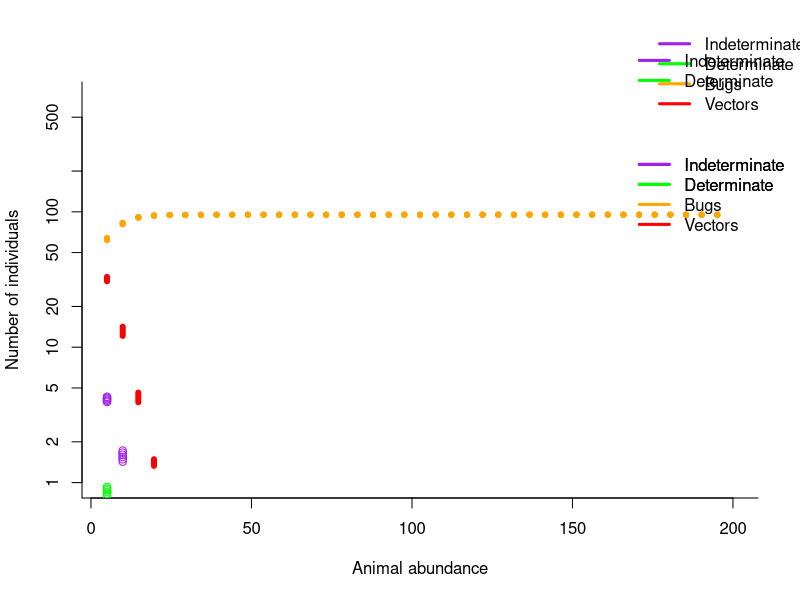

R code for this plot:
require(deSolve)

require (scatterplot3d)


#Parameters, probabilities and rates **All rates are annual
################################################################################
#B=uninfected triatomine bugs
#V= Trypanosoma cruzi-infected triatomine bugs (vectors)
#Ia= humans in the acute phase of Chagas disease
#Ii=humans in the chronic indeterminate phase of Chagas disease
#Id=humans in the chronic determinate phase of Chagas disease
#IR= animals, some of which are competent T. cruzi hosts
#Rfv = relative fitness of infected triatomines
#K= triatomine carrying capacity
#r = triatomine birth rate
#mu = triatomine death rate  
#muP= increase in death rate due to vector control 
#mu.R=animal death rate
#muN= background human mortality rate
#Beta.iab = rate of triatomine-host contact*probability of transmission from Ia-B
#Beta.iib = rate of triatomine-host contact*probability of transmission from Ii-B
#Beta.idb =  rate of triatomine-host contact*probability of transmission from Id-B
#Beta.bi= rate of triatomine-host contact*probability of transmission from B-N
#Beta.irb = rate of triatomine-animal host contact*probability of transmission from IR-B
#Beta.bir = rate of triatomine-animal host contact*probability of transmission from B-IR
#RH= number of animals in the system
#N=number of humans
#delta= rate of movement from Ia-Ii
#sigma= rate of movement from Ii-Id  
#alpha =Id death rate
#ViabRH= Proportion of IR that can transmit CHagas- accounts for birds and maintains uninfecteds in population


################################# #############################################
##
## MODEL WITH HUMANS & ANIMALS
##
###############################################################################

ChagasResModel=function(t, x, params){
  
  B=x[1]
  V=x[2]
  Ia=x[3]
  Ii=x[4]
  Id=x[5]
  IR=x[6]
  
  with(as.list(params),{
    
    dB =  r*(B+(RfV*V))*((K - (B+V))/K) - (mu*muP)*B - (B*((Beta.iab*Ia)+(Beta.iib*Ii)+
                                                             (Beta.idb*Id)+(Beta.irb*IR)))/(RH+N)
    
    dV =  B*((Beta.iab*Ia) + (Beta.iib*Ii)+ (Beta.idb*Id)+(Beta.irb*IR))/(RH+N) - ((mu*muP)*V)
    
    dIa =  (Beta.bi*V)*(N-(Ia+Ii+Id))/(N+RH) - Ia*(delta+muN)
    
    dIi =  delta*Ia -  Ii*(sigma+muN)
    
    dId = sigma*Ii - Id*(alpha+muN)
    
    dIR = V*Beta.bir*((ViaRH*RH)-IR)/(N+RH) - mu.R*IR 
    
    res=c(dB, dV, dIa, dIi, dId, dIR)
    list(res)
  }) }

#####################################################################################
##    Bifurcation across changes in abundance of animals with K as a function of RH
##
#ResHosts<-20     ## Density of other hosts that bugs feed on
ViabRH<-0.01      ##  Proportion of these hosts that can transmit CHagas- accounts for birds and maintains uninfecteds in population
RfV = 0.8        ## relative fitness of infected bugs
Host = 10

endt = 50.0
int = 12
times = seq(0, endt, by = 1/int)

reslst = endt*int
resfst = int*(endt-5)

sections = 40

Rmax = 200
Rmin = 5

Rsec=seq(Rmin, Rmax, length=sections+1)

BmatR=matrix(NA, ncol = endt*int+1, nrow = sections+1)
VmatR=matrix(NA, ncol = endt*int+1, nrow = sections+1)
IimatR=matrix(NA, ncol = endt*int+1, nrow = sections+1)
IamatR=matrix(NA, ncol = endt*int+1, nrow = sections+1)
IdmatR=matrix(NA, ncol = endt*int+1, nrow = sections+1)
IRmatR=matrix(NA, ncol = endt*int+1, nrow = sections+1)


for(i in 1:sections){
  
  paras  = c(r = 36, mu=1.73, mu.R = 0.5,muN=0.013, Beta.iab = 25.01, Beta.iib = 1.066, 
             Beta.idb = 8.2,Beta.irb = 19.078, Beta.bi=  0.02378, Beta.bir = 0.8169,
             muP=1, ViaRH = ViabRH, RH=Rsec[i], N=Host, K=100,  delta = 6, sigma = 0.03, alpha =0.1, RfV=RfV) 
  
  #K=((Rsec[i]*25)+100)
  
  xstart = c( B=100, V=10, Ia=0, Ii=0, Id=0, IR=0)
  
  ############################################
  
  outB = as.data.frame(lsoda(xstart, times, ChagasResModel, paras))
  for(j in 1:(endt*int)){
    BmatR[i,j]=outB$B[j]
    VmatR[i,j]=outB$V[j]
    IamatR[i,j]=outB$Ia[j]
    IimatR[i,j]=outB$Ii[j]
    IdmatR[i,j]=outB$Id[j]
    IRmatR[i,j]=outB$IR[j]
  } 
  
  ##
  ##
  
  cat(i, "\n")
}

############ PLOT IT

sel=seq(resfst, reslst, by=int)
plot(1E-4, xlim=c(Rmin,Rmax), ylim=c(1, 700), log='y',
     col='white', xlab='Animal abundance', ylab='Number of individuals',bty='l')
for(i in 1:sections){
  #points(rep(Rsec[i], length(sel)), IamatR[i, sel], col='blue')
  points(rep(Rsec[i], length(sel)), IimatR[i, sel], col='purple')
  points(rep(Rsec[i], length(sel)), IdmatR[i, sel], col='green') 
  points(rep(Rsec[i], length(sel)), BmatR[i,sel], col='orange', pch=20) 
  points(rep(Rsec[i], length(sel)), VmatR[i, sel], col='red', pch=20)
}

par(xpd=TRUE)
leg.text<-c( "Indeterminate", "Determinate", "Bugs", "Vectors")
legend("topright",inset=c(-0.08,-0.14),leg.text,lwd=3,col=c( "purple", "green", "orange","red" ),bty='n')  

leg.text<-c( "Indeterminate", "Determinate", "Bugs", "Vectors")
legend("topright",inset=c(-0.05,0.15),leg.text,lwd=3,col=c( "purple", "green", "orange","red" ),bty='n') 

leg.text<-c( "Indeterminate", "Determinate")
legend("topright",inset=c(-0.05,0.15),leg.text,lwd=3,col=c( "purple", "green"),bty='n') 

par(xpd=TRUE)
leg.text<-c( "Indeterminate", "Determinate")
legend("topright",inset=c(-0.05,-0.1),leg.text,lwd=3,col=c( "purple", "green" ),bty='n')    
